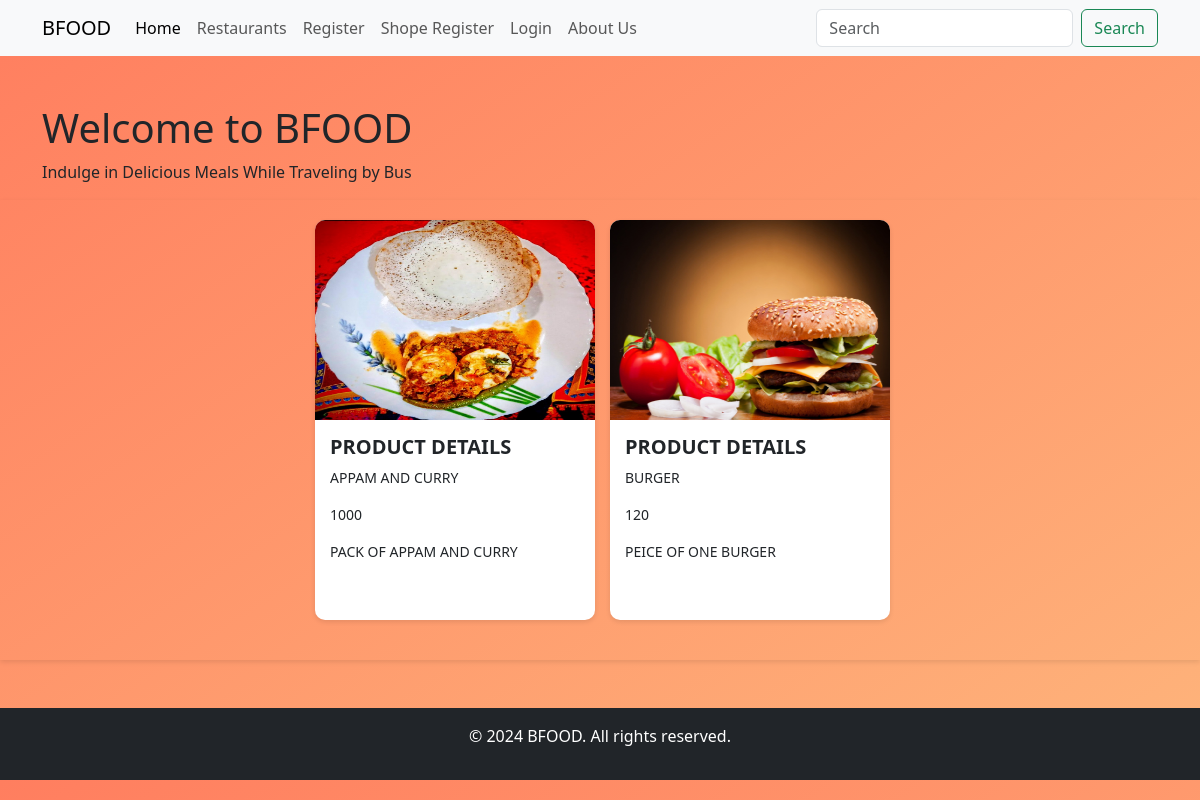
Screenshot of /cview/ with the database file from the repository.
### bapp/models.py (models this page shows)
class product(models.Model):
    pname=models.CharField(max_length=50,null=True)
    price=models.CharField(max_length=50,null=True)
    pimage=models.ImageField(null=True,upload_to="images/")
    disc=models.CharField(max_length=200,null=True)

### bapp/views.py (the view)
# urls.py: path('cview/',views.cview)
def cview (request) :
    viewdata=product.objects.all()
    print(viewdata)
    return render (request,'cviewpro.html',{'view':viewdata})

### templates/cviewpro.html (shortened to what this page needs)
{% extends 'commonpage.html' %}
{% block header %}
{% load static %}
<div class="cview">
<form method="post" enctype="multipart/form-data">
  <div class="parent-container">
    {% for i in view %}
    <div class="card">
      <img src="/static/media/{{i.pimage}}" class="card-img-top" alt="...">
      <div class="card-body">
        <h5 class="card-title">PRODUCT DETAILS</h5>
        <p class="card-text">{{i.pname}}</p>
        <p class="card-text">{{i.price}}</p>
        <p class="card-text">{{i.disc}}</p>
      </div>
    </div>
    {% endfor %}
  </div>
</form>
</div>
{% endblock %}

### templates/commonpage.html (style rules this page uses)
body { background: linear-gradient(to bottom right, #ff7e5f, #feb47b); }

### templates/cviewpro.html (style rules this page uses)
.parent-container { display: flex; flex-wrap: wrap; justify-content: center; }
.cview { width: 100%; padding: 20px; box-shadow: 0 2px 5px rgba(0, 0, 0, 0.1); margin: 0 auto; }
.card { width: calc(25% - 10px); margin: 0 5px 20px 10px; border: none; border-radius: 10px; box-shadow: 0 2px 5px rgba(0, 0, 0, 0.1); height: 400px; display: flex; flex-direction: column; }
.card-img-top { width: 100%; height: 200px; border-radius: 10px 10px 0 0; }
.card-body { padding: 15px; flex-grow: 1; }
.card-title { font-weight: bold; }
.card-text { font-size: 14px; }

### rows the page displays
product: pimage (picture), pname "APPAM AND CURRY", price "1000", disc "PACK OF APPAM AND CURRY"
product: pimage (picture), pname "BURGER", price "120", disc "PEICE OF ONE BURGER"
